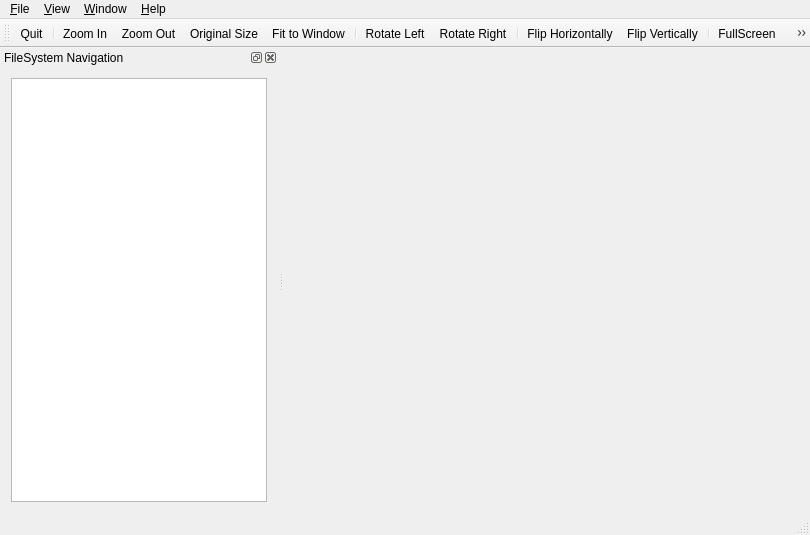
<?xml version="1.0" encoding="UTF-8"?>
<ui version="4.0">
 <author>Michal Duda</author>
 <class>MainWindow</class>
 <widget class="QMainWindow" name="MainWindow">
  <property name="geometry">
   <rect>
    <x>0</x>
    <y>0</y>
    <width>810</width>
    <height>535</height>
   </rect>
  </property>
  <property name="windowTitle">
   <string>VookiImageViewer</string>
  </property>
  <property name="windowIcon">
   <iconset resource="../../resource/vookiimageviewer.qrc">
    <normaloff>:/images/appicon</normaloff>:/images/appicon</iconset>
  </property>
  <property name="locale">
   <locale language="English" country="UnitedStates"/>
  </property>
  <property name="dockOptions">
   <set>QMainWindow::AnimatedDocks</set>
  </property>
  <property name="unifiedTitleAndToolBarOnMac">
   <bool>true</bool>
  </property>
  <widget class="QWidget" name="centralWidget">
   <layout class="QHBoxLayout" name="horizontalLayout">
    <item>
     <widget class="ImageAreaWidget" name="imageAreaWidget" native="true"/>
    </item>
   </layout>
  </widget>
  <widget class="QMenuBar" name="menuBar">
   <property name="geometry">
    <rect>
     <x>0</x>
     <y>0</y>
     <width>810</width>
     <height>22</height>
    </rect>
   </property>
   <widget class="QMenu" name="menuFile">
    <property name="title">
     <string>&amp;File</string>
    </property>
    <widget class="QMenu" name="menuRecentFiles">
     <property name="title">
      <string>Recent Files</string>
     </property>
     <addaction name="actionClearHistory"/>
     <addaction name="separator"/>
    </widget>
    <addaction name="menuRecentFiles"/>
    <addaction name="separator"/>
    <addaction name="actionQuit"/>
    <addaction name="actionSettings"/>
   </widget>
   <widget class="QMenu" name="menuView">
    <property name="title">
     <string>&amp;View</string>
    </property>
    <widget class="QMenu" name="menuZoom">
     <property name="title">
      <string>&amp;Zoom</string>
     </property>
     <addaction name="actionZoomIn"/>
     <addaction name="actionZoomOut"/>
     <addaction name="actionFitToWindow"/>
     <addaction name="actionOriginalSize"/>
    </widget>
    <widget class="QMenu" name="menuRotate">
     <property name="title">
      <string>Rotate</string>
     </property>
     <addaction name="actionRotateLeft"/>
     <addaction name="actionRotateRight"/>
    </widget>
    <widget class="QMenu" name="menuFlip">
     <property name="title">
      <string>Flip</string>
     </property>
     <addaction name="actionFlipHorizontally"/>
     <addaction name="actionFlipVertically"/>
    </widget>
    <widget class="QMenu" name="menuNavigation">
     <property name="title">
      <string>Navigation</string>
     </property>
     <addaction name="actionNextImage"/>
     <addaction name="actionPreviousImage"/>
    </widget>
    <widget class="QMenu" name="menuScroll">
     <property name="title">
      <string>Scroll</string>
     </property>
     <addaction name="actionScrollUp"/>
     <addaction name="actionScrollDown"/>
     <addaction name="actionScrollLeft"/>
     <addaction name="actionScrollRight"/>
    </widget>
    <addaction name="actionFullScreen"/>
    <addaction name="separator"/>
    <addaction name="menuRotate"/>
    <addaction name="menuFlip"/>
    <addaction name="menuZoom"/>
    <addaction name="separator"/>
    <addaction name="menuNavigation"/>
    <addaction name="menuScroll"/>
   </widget>
   <widget class="QMenu" name="menuHelp">
    <property name="tearOffEnabled">
     <bool>true</bool>
    </property>
    <property name="title">
     <string>&amp;Help</string>
    </property>
    <property name="separatorsCollapsible">
     <bool>true</bool>
    </property>
    <addaction name="actionAbout"/>
    <addaction name="actionAboutComponents"/>
    <addaction name="actionAboutQt"/>
    <addaction name="actionSupportedImageFormats"/>
   </widget>
   <widget class="QMenu" name="menuWindow">
    <property name="title">
     <string>&amp;Window</string>
    </property>
    <widget class="QMenu" name="menuShow">
     <property name="title">
      <string>Show</string>
     </property>
     <addaction name="actionStatusBar"/>
    </widget>
    <addaction name="menuShow"/>
   </widget>
   <addaction name="menuFile"/>
   <addaction name="menuView"/>
   <addaction name="menuWindow"/>
   <addaction name="menuHelp"/>
  </widget>
  <widget class="StatusBar" name="statusBar"/>
  <widget class="QDockWidget" name="dockWidget">
   <property name="allowedAreas">
    <set>Qt::LeftDockWidgetArea|Qt::RightDockWidgetArea</set>
   </property>
   <property name="windowTitle">
    <string>FileSystem Navigation</string>
   </property>
   <attribute name="dockWidgetArea">
    <number>1</number>
   </attribute>
   <widget class="QWidget" name="dockWidgetContents">
    <layout class="QHBoxLayout" name="horizontalLayout_2">
     <item>
      <widget class="FileSystemTreeView" name="fileSystemTreeView">
       <property name="showDropIndicator" stdset="0">
        <bool>false</bool>
       </property>
       <property name="alternatingRowColors">
        <bool>true</bool>
       </property>
       <property name="sortingEnabled">
        <bool>true</bool>
       </property>
       <property name="animated">
        <bool>true</bool>
       </property>
      </widget>
     </item>
    </layout>
   </widget>
  </widget>
  <widget class="QToolBar" name="toolBar">
   <property name="windowTitle">
    <string>ToolBar</string>
   </property>
   <attribute name="toolBarArea">
    <enum>TopToolBarArea</enum>
   </attribute>
   <attribute name="toolBarBreak">
    <bool>false</bool>
   </attribute>
   <addaction name="actionQuit"/>
   <addaction name="separator"/>
   <addaction name="actionZoomIn"/>
   <addaction name="actionZoomOut"/>
   <addaction name="actionOriginalSize"/>
   <addaction name="actionFitToWindow"/>
   <addaction name="separator"/>
   <addaction name="actionRotateLeft"/>
   <addaction name="actionRotateRight"/>
   <addaction name="separator"/>
   <addaction name="actionFlipHorizontally"/>
   <addaction name="actionFlipVertically"/>
   <addaction name="separator"/>
   <addaction name="actionFullScreen"/>
   <addaction name="separator"/>
   <addaction name="actionPreviousImage"/>
   <addaction name="actionNextImage"/>
   <addaction name="separator"/>
   <addaction name="actionScrollLeft"/>
   <addaction name="actionScrollRight"/>
   <addaction name="actionScrollUp"/>
   <addaction name="actionScrollDown"/>
  </widget>
  <action name="actionQuit">
   <property name="icon">
    <iconset resource="../../resource/vookiimageviewer.qrc">
     <normaloff>:/images/quit</normaloff>:/images/quit</iconset>
   </property>
   <property name="text">
    <string>&amp;Quit</string>
   </property>
   <property name="toolTip">
    <string>Quit The Application</string>
   </property>
   <property name="whatsThis">
    <string notr="true">viv/shortcut/app/quit</string>
   </property>
   <property name="shortcut">
    <string>Q</string>
   </property>
   <property name="shortcutContext">
    <enum>Qt::ApplicationShortcut</enum>
   </property>
   <property name="menuRole">
    <enum>QAction::QuitRole</enum>
   </property>
  </action>
  <action name="actionFullScreen">
   <property name="checkable">
    <bool>true</bool>
   </property>
   <property name="icon">
    <iconset resource="../../resource/vookiimageviewer.qrc">
     <normaloff>:/images/fullscreen</normaloff>:/images/fullscreen</iconset>
   </property>
   <property name="text">
    <string>&amp;FullScreen</string>
   </property>
   <property name="toolTip">
    <string>Show image in FullScreen mode</string>
   </property>
   <property name="whatsThis">
    <string notr="true">viv/shortcut/view/fullscreen</string>
   </property>
   <property name="shortcut">
    <string>F</string>
   </property>
   <property name="shortcutContext">
    <enum>Qt::ApplicationShortcut</enum>
   </property>
   <property name="menuRole">
    <enum>QAction::NoRole</enum>
   </property>
  </action>
  <action name="actionAbout">
   <property name="text">
    <string>&amp;About...</string>
   </property>
   <property name="iconText">
    <string>About...</string>
   </property>
   <property name="toolTip">
    <string>About Application</string>
   </property>
   <property name="whatsThis">
    <string notr="true">shortcut/app/about</string>
   </property>
   <property name="shortcut">
    <string>F1</string>
   </property>
   <property name="shortcutContext">
    <enum>Qt::ApplicationShortcut</enum>
   </property>
   <property name="menuRole">
    <enum>QAction::AboutRole</enum>
   </property>
  </action>
  <action name="actionZoomIn">
   <property name="icon">
    <iconset resource="../../resource/vookiimageviewer.qrc">
     <normaloff>:/images/zoomin</normaloff>:/images/zoomin</iconset>
   </property>
   <property name="text">
    <string>Zoom &amp;In</string>
   </property>
   <property name="toolTip">
    <string>Zoom In</string>
   </property>
   <property name="whatsThis">
    <string notr="true">viv/shortcut/view/zoom/in</string>
   </property>
   <property name="shortcut">
    <string>+</string>
   </property>
   <property name="shortcutContext">
    <enum>Qt::ApplicationShortcut</enum>
   </property>
   <property name="menuRole">
    <enum>QAction::NoRole</enum>
   </property>
  </action>
  <action name="actionZoomOut">
   <property name="icon">
    <iconset resource="../../resource/vookiimageviewer.qrc">
     <normaloff>:/images/zoomout</normaloff>:/images/zoomout</iconset>
   </property>
   <property name="text">
    <string>Zoom &amp;Out</string>
   </property>
   <property name="toolTip">
    <string>Zoom Out</string>
   </property>
   <property name="whatsThis">
    <string notr="true">viv/shortcut/view/zoom/out</string>
   </property>
   <property name="shortcut">
    <string>-</string>
   </property>
   <property name="shortcutContext">
    <enum>Qt::ApplicationShortcut</enum>
   </property>
   <property name="menuRole">
    <enum>QAction::NoRole</enum>
   </property>
  </action>
  <action name="actionFitToWindow">
   <property name="checkable">
    <bool>true</bool>
   </property>
   <property name="icon">
    <iconset resource="../../resource/vookiimageviewer.qrc">
     <normaloff>:/images/fittowindow</normaloff>:/images/fittowindow</iconset>
   </property>
   <property name="text">
    <string>Fi&amp;t to Window</string>
   </property>
   <property name="whatsThis">
    <string notr="true">viv/shortcut/view/zoom/fit</string>
   </property>
   <property name="shortcut">
    <string>W</string>
   </property>
   <property name="shortcutContext">
    <enum>Qt::ApplicationShortcut</enum>
   </property>
   <property name="menuRole">
    <enum>QAction::NoRole</enum>
   </property>
  </action>
  <action name="actionStatusBar">
   <property name="checkable">
    <bool>true</bool>
   </property>
   <property name="checked">
    <bool>true</bool>
   </property>
   <property name="text">
    <string>StatusBar</string>
   </property>
   <property name="toolTip">
    <string>Show/Hide StatusBar</string>
   </property>
   <property name="whatsThis">
    <string notr="true">shortcut/window/statusbar</string>
   </property>
   <property name="shortcut">
    <string>S</string>
   </property>
   <property name="shortcutContext">
    <enum>Qt::ApplicationShortcut</enum>
   </property>
   <property name="menuRole">
    <enum>QAction::NoRole</enum>
   </property>
  </action>
  <action name="actionOriginalSize">
   <property name="icon">
    <iconset resource="../../resource/vookiimageviewer.qrc">
     <normaloff>:/images/originalsize</normaloff>:/images/originalsize</iconset>
   </property>
   <property name="text">
    <string>Original Size</string>
   </property>
   <property name="whatsThis">
    <string notr="true">viv/shortcut/view/zoom/original</string>
   </property>
   <property name="shortcut">
    <string>*</string>
   </property>
   <property name="shortcutContext">
    <enum>Qt::ApplicationShortcut</enum>
   </property>
   <property name="menuRole">
    <enum>QAction::NoRole</enum>
   </property>
  </action>
  <action name="actionRotateLeft">
   <property name="icon">
    <iconset resource="../../resource/vookiimageviewer.qrc">
     <normaloff>:/images/rotateleft</normaloff>:/images/rotateleft</iconset>
   </property>
   <property name="text">
    <string>Left</string>
   </property>
   <property name="iconText">
    <string>Rotate Left</string>
   </property>
   <property name="toolTip">
    <string>Rotate Left</string>
   </property>
   <property name="whatsThis">
    <string notr="true">viv/shortcut/view/rotate/left</string>
   </property>
   <property name="shortcut">
    <string>,</string>
   </property>
   <property name="shortcutContext">
    <enum>Qt::ApplicationShortcut</enum>
   </property>
   <property name="menuRole">
    <enum>QAction::NoRole</enum>
   </property>
  </action>
  <action name="actionRotateRight">
   <property name="icon">
    <iconset resource="../../resource/vookiimageviewer.qrc">
     <normaloff>:/images/rotateright</normaloff>:/images/rotateright</iconset>
   </property>
   <property name="text">
    <string>Right</string>
   </property>
   <property name="iconText">
    <string>Rotate Right</string>
   </property>
   <property name="toolTip">
    <string>Rotate Right</string>
   </property>
   <property name="whatsThis">
    <string notr="true">viv/shortcut/view/rotate/right</string>
   </property>
   <property name="shortcut">
    <string>.</string>
   </property>
   <property name="shortcutContext">
    <enum>Qt::ApplicationShortcut</enum>
   </property>
   <property name="menuRole">
    <enum>QAction::NoRole</enum>
   </property>
  </action>
  <action name="actionFlipHorizontally">
   <property name="icon">
    <iconset resource="../../resource/vookiimageviewer.qrc">
     <normaloff>:/images/fliphorizontal</normaloff>:/images/fliphorizontal</iconset>
   </property>
   <property name="text">
    <string>Horizontally</string>
   </property>
   <property name="iconText">
    <string>Flip Horizontally</string>
   </property>
   <property name="toolTip">
    <string>Flip Horizontally</string>
   </property>
   <property name="whatsThis">
    <string notr="true">viv/shortcut/view/flip/horizontally</string>
   </property>
   <property name="shortcut">
    <string>H</string>
   </property>
   <property name="shortcutContext">
    <enum>Qt::ApplicationShortcut</enum>
   </property>
   <property name="menuRole">
    <enum>QAction::NoRole</enum>
   </property>
  </action>
  <action name="actionFlipVertically">
   <property name="icon">
    <iconset resource="../../resource/vookiimageviewer.qrc">
     <normaloff>:/images/flipvertical</normaloff>:/images/flipvertical</iconset>
   </property>
   <property name="text">
    <string>Vertically</string>
   </property>
   <property name="iconText">
    <string>Flip Vertically</string>
   </property>
   <property name="toolTip">
    <string>Flip Vertically</string>
   </property>
   <property name="whatsThis">
    <string notr="true">viv/shortcut/view/flip/vertically</string>
   </property>
   <property name="shortcut">
    <string>V</string>
   </property>
   <property name="shortcutContext">
    <enum>Qt::ApplicationShortcut</enum>
   </property>
   <property name="menuRole">
    <enum>QAction::NoRole</enum>
   </property>
  </action>
  <action name="actionAboutQt">
   <property name="text">
    <string>About Qt...</string>
   </property>
   <property name="whatsThis">
    <string notr="true">shortcut/app/about/qt</string>
   </property>
   <property name="menuRole">
    <enum>QAction::AboutQtRole</enum>
   </property>
  </action>
  <action name="actionSettings">
   <property name="text">
    <string>Preferences...</string>
   </property>
   <property name="whatsThis">
    <string notr="true">shortcut/app/settings</string>
   </property>
   <property name="shortcut">
    <string>P</string>
   </property>
   <property name="shortcutContext">
    <enum>Qt::ApplicationShortcut</enum>
   </property>
   <property name="menuRole">
    <enum>QAction::PreferencesRole</enum>
   </property>
  </action>
  <action name="actionPreviousImage">
   <property name="icon">
    <iconset resource="../../resource/vookiimageviewer.qrc">
     <normaloff>:/images/previous</normaloff>:/images/previous</iconset>
   </property>
   <property name="text">
    <string>Previous Image</string>
   </property>
   <property name="whatsThis">
    <string notr="true">viv/shortcut/view/navigation/previous</string>
   </property>
   <property name="shortcut">
    <string>[</string>
   </property>
   <property name="shortcutContext">
    <enum>Qt::ApplicationShortcut</enum>
   </property>
   <property name="menuRole">
    <enum>QAction::NoRole</enum>
   </property>
  </action>
  <action name="actionNextImage">
   <property name="icon">
    <iconset resource="../../resource/vookiimageviewer.qrc">
     <normaloff>:/images/next</normaloff>:/images/next</iconset>
   </property>
   <property name="text">
    <string>Next Image</string>
   </property>
   <property name="whatsThis">
    <string notr="true">viv/shortcut/view/navigation/next</string>
   </property>
   <property name="shortcut">
    <string>]</string>
   </property>
   <property name="shortcutContext">
    <enum>Qt::ApplicationShortcut</enum>
   </property>
   <property name="menuRole">
    <enum>QAction::NoRole</enum>
   </property>
  </action>
  <action name="actionClearHistory">
   <property name="text">
    <string>Clear History</string>
   </property>
   <property name="whatsThis">
    <string notr="true">shortcut/history/clear</string>
   </property>
   <property name="shortcut">
    <string>Alt+C</string>
   </property>
   <property name="menuRole">
    <enum>QAction::NoRole</enum>
   </property>
  </action>
  <action name="actionSupportedImageFormats">
   <property name="text">
    <string>Supported Image Formats...</string>
   </property>
   <property name="whatsThis">
    <string notr="true">shortcut/app/about/formats</string>
   </property>
   <property name="menuRole">
    <enum>QAction::NoRole</enum>
   </property>
  </action>
  <action name="actionAboutComponents">
   <property name="text">
    <string>About Components...</string>
   </property>
   <property name="whatsThis">
    <string notr="true">shortcut/app/about/components</string>
   </property>
   <property name="menuRole">
    <enum>QAction::ApplicationSpecificRole</enum>
   </property>
  </action>
  <action name="actionScrollLeft">
   <property name="icon">
    <iconset resource="../../resource/vookiimageviewer.qrc">
     <normaloff>:/images/scrollleft</normaloff>:/images/scrollleft</iconset>
   </property>
   <property name="text">
    <string>Left</string>
   </property>
   <property name="iconText">
    <string>Scroll Left</string>
   </property>
   <property name="toolTip">
    <string>Scroll Left</string>
   </property>
   <property name="whatsThis">
    <string notr="true">viv/shortcut/view/scroll/left</string>
   </property>
   <property name="shortcut">
    <string>J</string>
   </property>
   <property name="shortcutContext">
    <enum>Qt::ApplicationShortcut</enum>
   </property>
  </action>
  <action name="actionScrollRight">
   <property name="icon">
    <iconset resource="../../resource/vookiimageviewer.qrc">
     <normaloff>:/images/scrollright</normaloff>:/images/scrollright</iconset>
   </property>
   <property name="text">
    <string>Right</string>
   </property>
   <property name="iconText">
    <string>Scroll Right</string>
   </property>
   <property name="toolTip">
    <string>Scroll Right</string>
   </property>
   <property name="whatsThis">
    <string notr="true">viv/shortcut/view/scroll/right</string>
   </property>
   <property name="shortcut">
    <string>L</string>
   </property>
   <property name="shortcutContext">
    <enum>Qt::ApplicationShortcut</enum>
   </property>
  </action>
  <action name="actionScrollUp">
   <property name="icon">
    <iconset resource="../../resource/vookiimageviewer.qrc">
     <normaloff>:/images/scrollup</normaloff>:/images/scrollup</iconset>
   </property>
   <property name="text">
    <string>Up</string>
   </property>
   <property name="iconText">
    <string>Scroll Up</string>
   </property>
   <property name="toolTip">
    <string>Scroll Up</string>
   </property>
   <property name="whatsThis">
    <string notr="true">viv/shortcut/view/scroll/up</string>
   </property>
   <property name="shortcut">
    <string>I</string>
   </property>
   <property name="shortcutContext">
    <enum>Qt::ApplicationShortcut</enum>
   </property>
  </action>
  <action name="actionScrollDown">
   <property name="icon">
    <iconset resource="../../resource/vookiimageviewer.qrc">
     <normaloff>:/images/scrolldown</normaloff>:/images/scrolldown</iconset>
   </property>
   <property name="text">
    <string>Down</string>
   </property>
   <property name="iconText">
    <string>Scroll Down</string>
   </property>
   <property name="toolTip">
    <string>Scroll Down</string>
   </property>
   <property name="whatsThis">
    <string notr="true">viv/shortcut/view/scroll/down</string>
   </property>
   <property name="shortcut">
    <string>K</string>
   </property>
   <property name="shortcutContext">
    <enum>Qt::ApplicationShortcut</enum>
   </property>
  </action>
 </widget>
 <layoutdefault spacing="6" margin="11"/>
 <customwidgets>
  <customwidget>
   <class>ImageAreaWidget</class>
   <extends>QWidget</extends>
   <header>../../src/ui/ImageAreaWidget.h</header>
   <container>1</container>
   <slots>
    <slot>onRotateRightTriggered()</slot>
    <slot>onRotateLeftTriggered()</slot>
    <slot>onFlipHorizontallyTriggered()</slot>
    <slot>onFlipVerticallyTriggered()</slot>
    <slot>onScrollLeftTriggered()</slot>
    <slot>onScrollRightTriggered()</slot>
    <slot>onScrollUpTriggered()</slot>
    <slot>onScrollDownTriggered()</slot>
   </slots>
  </customwidget>
  <customwidget>
   <class>FileSystemTreeView</class>
   <extends>QTreeView</extends>
   <header>../../src/ui/FileSystemTreeView.h</header>
  </customwidget>
  <customwidget>
   <class>StatusBar</class>
   <extends>QStatusBar</extends>
   <header>../../src/ui/StatusBar.h</header>
  </customwidget>
 </customwidgets>
 <resources>
  <include location="../../resource/vookiimageviewer.qrc"/>
 </resources>
 <connections>
  <connection>
   <sender>actionFullScreen</sender>
   <signal>toggled(bool)</signal>
   <receiver>MainWindow</receiver>
   <slot>onFullScreenToggled(bool)</slot>
   <hints>
    <hint type="sourcelabel">
     <x>-1</x>
     <y>-1</y>
    </hint>
    <hint type="destinationlabel">
     <x>374</x>
     <y>267</y>
    </hint>
   </hints>
  </connection>
  <connection>
   <sender>actionQuit</sender>
   <signal>triggered()</signal>
   <receiver>MainWindow</receiver>
   <slot>onQuitTriggered()</slot>
   <hints>
    <hint type="sourcelabel">
     <x>-1</x>
     <y>-1</y>
    </hint>
    <hint type="destinationlabel">
     <x>374</x>
     <y>267</y>
    </hint>
   </hints>
  </connection>
  <connection>
   <sender>actionZoomIn</sender>
   <signal>triggered()</signal>
   <receiver>MainWindow</receiver>
   <slot>onZoomInTriggered()</slot>
   <hints>
    <hint type="sourcelabel">
     <x>-1</x>
     <y>-1</y>
    </hint>
    <hint type="destinationlabel">
     <x>374</x>
     <y>267</y>
    </hint>
   </hints>
  </connection>
  <connection>
   <sender>actionZoomOut</sender>
   <signal>triggered()</signal>
   <receiver>MainWindow</receiver>
   <slot>onZoomOutTriggered()</slot>
   <hints>
    <hint type="sourcelabel">
     <x>-1</x>
     <y>-1</y>
    </hint>
    <hint type="destinationlabel">
     <x>374</x>
     <y>267</y>
    </hint>
   </hints>
  </connection>
  <connection>
   <sender>actionFitToWindow</sender>
   <signal>toggled(bool)</signal>
   <receiver>MainWindow</receiver>
   <slot>onFitToWindowToggled(bool)</slot>
   <hints>
    <hint type="sourcelabel">
     <x>-1</x>
     <y>-1</y>
    </hint>
    <hint type="destinationlabel">
     <x>374</x>
     <y>267</y>
    </hint>
   </hints>
  </connection>
  <connection>
   <sender>fileSystemTreeView</sender>
   <signal>activated(QModelIndex)</signal>
   <receiver>MainWindow</receiver>
   <slot>onFileSystemTreeViewActivated(QModelIndex)</slot>
   <hints>
    <hint type="sourcelabel">
     <x>139</x>
     <y>290</y>
    </hint>
    <hint type="destinationlabel">
     <x>374</x>
     <y>267</y>
    </hint>
   </hints>
  </connection>
  <connection>
   <sender>actionStatusBar</sender>
   <signal>toggled(bool)</signal>
   <receiver>MainWindow</receiver>
   <slot>onStatusBarToggled(bool)</slot>
   <hints>
    <hint type="sourcelabel">
     <x>-1</x>
     <y>-1</y>
    </hint>
    <hint type="destinationlabel">
     <x>374</x>
     <y>267</y>
    </hint>
   </hints>
  </connection>
  <connection>
   <sender>actionOriginalSize</sender>
   <signal>triggered()</signal>
   <receiver>MainWindow</receiver>
   <slot>onOriginalSizeTriggered()</slot>
   <hints>
    <hint type="sourcelabel">
     <x>-1</x>
     <y>-1</y>
    </hint>
    <hint type="destinationlabel">
     <x>374</x>
     <y>267</y>
    </hint>
   </hints>
  </connection>
  <connection>
   <sender>actionPreviousImage</sender>
   <signal>triggered()</signal>
   <receiver>MainWindow</receiver>
   <slot>onPreviousImageTriggered()</slot>
   <hints>
    <hint type="sourcelabel">
     <x>-1</x>
     <y>-1</y>
    </hint>
    <hint type="destinationlabel">
     <x>374</x>
     <y>267</y>
    </hint>
   </hints>
  </connection>
  <connection>
   <sender>actionNextImage</sender>
   <signal>triggered()</signal>
   <receiver>MainWindow</receiver>
   <slot>onNextImageTriggered()</slot>
   <hints>
    <hint type="sourcelabel">
     <x>-1</x>
     <y>-1</y>
    </hint>
    <hint type="destinationlabel">
     <x>374</x>
     <y>267</y>
    </hint>
   </hints>
  </connection>
  <connection>
   <sender>actionAboutQt</sender>
   <signal>triggered()</signal>
   <receiver>MainWindow</receiver>
   <slot>onAboutQtTriggered()</slot>
   <hints>
    <hint type="sourcelabel">
     <x>-1</x>
     <y>-1</y>
    </hint>
    <hint type="destinationlabel">
     <x>374</x>
     <y>267</y>
    </hint>
   </hints>
  </connection>
  <connection>
   <sender>actionFlipHorizontally</sender>
   <signal>triggered()</signal>
   <receiver>imageAreaWidget</receiver>
   <slot>onFlipHorizontallyTriggered()</slot>
   <hints>
    <hint type="sourcelabel">
     <x>-1</x>
     <y>-1</y>
    </hint>
    <hint type="destinationlabel">
     <x>545</x>
     <y>289</y>
    </hint>
   </hints>
  </connection>
  <connection>
   <sender>actionFlipVertically</sender>
   <signal>triggered()</signal>
   <receiver>imageAreaWidget</receiver>
   <slot>onFlipVerticallyTriggered()</slot>
   <hints>
    <hint type="sourcelabel">
     <x>-1</x>
     <y>-1</y>
    </hint>
    <hint type="destinationlabel">
     <x>545</x>
     <y>289</y>
    </hint>
   </hints>
  </connection>
  <connection>
   <sender>actionRotateLeft</sender>
   <signal>triggered()</signal>
   <receiver>imageAreaWidget</receiver>
   <slot>onRotateLeftTriggered()</slot>
   <hints>
    <hint type="sourcelabel">
     <x>-1</x>
     <y>-1</y>
    </hint>
    <hint type="destinationlabel">
     <x>545</x>
     <y>289</y>
    </hint>
   </hints>
  </connection>
  <connection>
   <sender>actionRotateRight</sender>
   <signal>triggered()</signal>
   <receiver>imageAreaWidget</receiver>
   <slot>onRotateRightTriggered()</slot>
   <hints>
    <hint type="sourcelabel">
     <x>-1</x>
     <y>-1</y>
    </hint>
    <hint type="destinationlabel">
     <x>545</x>
     <y>289</y>
    </hint>
   </hints>
  </connection>
  <connection>
   <sender>actionAbout</sender>
   <signal>triggered()</signal>
   <receiver>MainWindow</receiver>
   <slot>onAboutTriggered()</slot>
   <hints>
    <hint type="sourcelabel">
     <x>-1</x>
     <y>-1</y>
    </hint>
    <hint type="destinationlabel">
     <x>374</x>
     <y>267</y>
    </hint>
   </hints>
  </connection>
  <connection>
   <sender>actionAboutComponents</sender>
   <signal>triggered()</signal>
   <receiver>MainWindow</receiver>
   <slot>onAboutComponentsTriggered()</slot>
   <hints>
    <hint type="sourcelabel">
     <x>-1</x>
     <y>-1</y>
    </hint>
    <hint type="destinationlabel">
     <x>374</x>
     <y>267</y>
    </hint>
   </hints>
  </connection>
  <connection>
   <sender>actionClearHistory</sender>
   <signal>triggered()</signal>
   <receiver>MainWindow</receiver>
   <slot>onClearHistory()</slot>
   <hints>
    <hint type="sourcelabel">
     <x>-1</x>
     <y>-1</y>
    </hint>
    <hint type="destinationlabel">
     <x>404</x>
     <y>267</y>
    </hint>
   </hints>
  </connection>
  <connection>
   <sender>actionSupportedImageFormats</sender>
   <signal>triggered()</signal>
   <receiver>MainWindow</receiver>
   <slot>onAboutSupportedImageFormats()</slot>
   <hints>
    <hint type="sourcelabel">
     <x>-1</x>
     <y>-1</y>
    </hint>
    <hint type="destinationlabel">
     <x>404</x>
     <y>267</y>
    </hint>
   </hints>
  </connection>
  <connection>
   <sender>actionSettings</sender>
   <signal>triggered()</signal>
   <receiver>MainWindow</receiver>
   <slot>onSettingsTriggered()</slot>
   <hints>
    <hint type="sourcelabel">
     <x>-1</x>
     <y>-1</y>
    </hint>
    <hint type="destinationlabel">
     <x>404</x>
     <y>267</y>
    </hint>
   </hints>
  </connection>
  <connection>
   <sender>actionScrollLeft</sender>
   <signal>triggered()</signal>
   <receiver>imageAreaWidget</receiver>
   <slot>onScrollLeftTriggered()</slot>
   <hints>
    <hint type="sourcelabel">
     <x>-1</x>
     <y>-1</y>
    </hint>
    <hint type="destinationlabel">
     <x>545</x>
     <y>289</y>
    </hint>
   </hints>
  </connection>
  <connection>
   <sender>actionScrollRight</sender>
   <signal>triggered()</signal>
   <receiver>imageAreaWidget</receiver>
   <slot>onScrollRightTriggered()</slot>
   <hints>
    <hint type="sourcelabel">
     <x>-1</x>
     <y>-1</y>
    </hint>
    <hint type="destinationlabel">
     <x>545</x>
     <y>289</y>
    </hint>
   </hints>
  </connection>
  <connection>
   <sender>actionScrollUp</sender>
   <signal>triggered()</signal>
   <receiver>imageAreaWidget</receiver>
   <slot>onScrollUpTriggered()</slot>
   <hints>
    <hint type="sourcelabel">
     <x>-1</x>
     <y>-1</y>
    </hint>
    <hint type="destinationlabel">
     <x>545</x>
     <y>289</y>
    </hint>
   </hints>
  </connection>
  <connection>
   <sender>actionScrollDown</sender>
   <signal>triggered()</signal>
   <receiver>imageAreaWidget</receiver>
   <slot>onScrollDownTriggered()</slot>
   <hints>
    <hint type="sourcelabel">
     <x>-1</x>
     <y>-1</y>
    </hint>
    <hint type="destinationlabel">
     <x>545</x>
     <y>289</y>
    </hint>
   </hints>
  </connection>
 </connections>
 <slots>
  <slot>onQuitTriggered()</slot>
  <slot>onZoomInTriggered()</slot>
  <slot>onZoomOutTriggered()</slot>
  <slot>onFitToWindowToggled(bool)</slot>
  <slot>onFullScreenToggled(bool)</slot>
  <slot>onFileSystemTreeViewActivated(QModelIndex)</slot>
  <slot>onStatusBarToggled(bool)</slot>
  <slot>onOriginalSizeTriggered()</slot>
  <slot>onPreviousImageTriggered()</slot>
  <slot>onNextImageTriggered()</slot>
  <slot>onAboutQtTriggered()</slot>
  <slot>onFlipHorizontallyTriggered()</slot>
  <slot>onFlipVerticallyTriggered()</slot>
  <slot>onRotateLeftTriggered()</slot>
  <slot>onRotateRightTriggered()</slot>
  <slot>onAboutTriggered()</slot>
  <slot>onAboutComponentsTriggered()</slot>
  <slot>onClearHistory()</slot>
  <slot>onAboutSupportedImageFormats()</slot>
  <slot>onSettingsTriggered()</slot>
  <slot>onScrollLeftTriggered()</slot>
  <slot>onScrollRightTriggered()</slot>
  <slot>onScrollUpTriggered()</slot>
  <slot>onScrollDownTriggered()</slot>
 </slots>
</ui>
